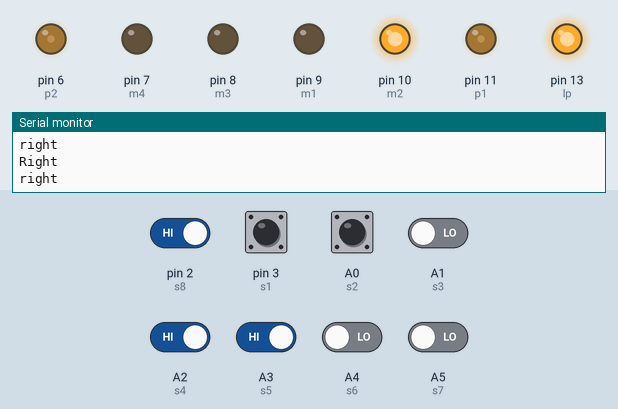
Recording of a sketch running on a simulated Arduino Uno, built with avr-gcc and run on an emulated ATmega328P. Shown: output pins drawn as LEDs (lit = HIGH), the last lines printed to the serial monitor. The test bench sets the inputs (shaded band); at power-on: A0 (s2), A2 (s4), A3 (s5), pin 2 (s8), pin 3 (s1) HIGH, A1 (s3), A4 (s6), A5 (s7) LOW.

Above: at 1.2 s.
1.3 s: A2 (s4) driven LOW
At 2.0 s:
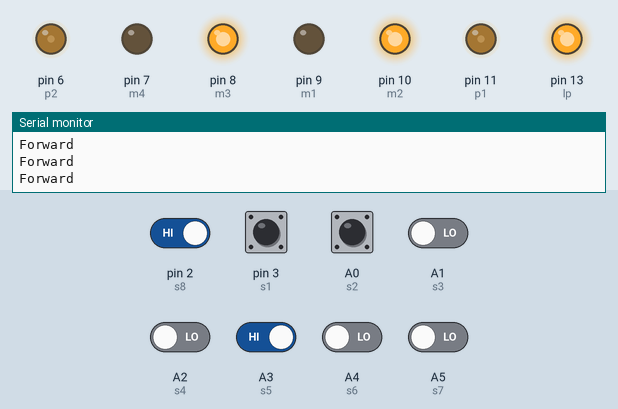
2.8 s: A2 (s4) driven HIGH
At 3.3 s:
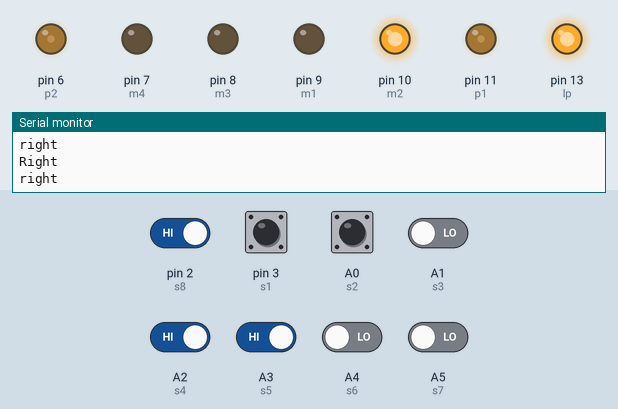
5.8 s: A3 (s5) driven LOW
At 7.0 s:
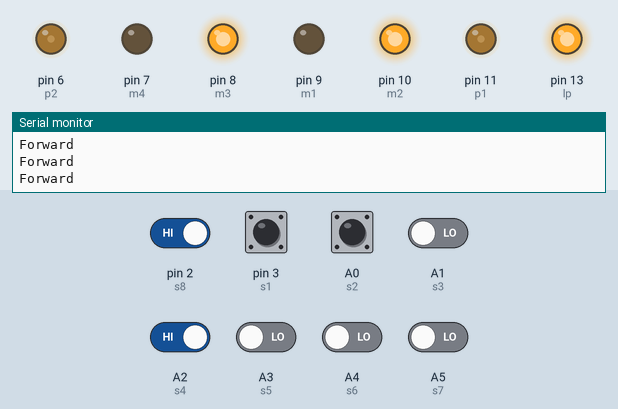
7.3 s: A3 (s5) driven HIGH
At 7.9 s:
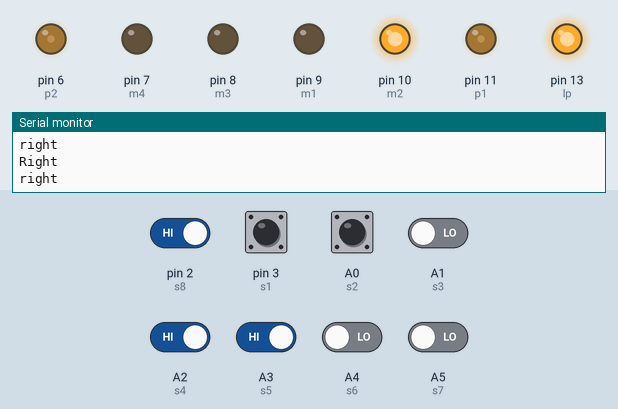
8.8 s: A0 (s2) pulsed LOW 2 times (0.12 s each, 0.3 s apart)
12.4 s: pin 2 (s8) driven LOW and A2 (s4) driven LOW
At 13.1 s:
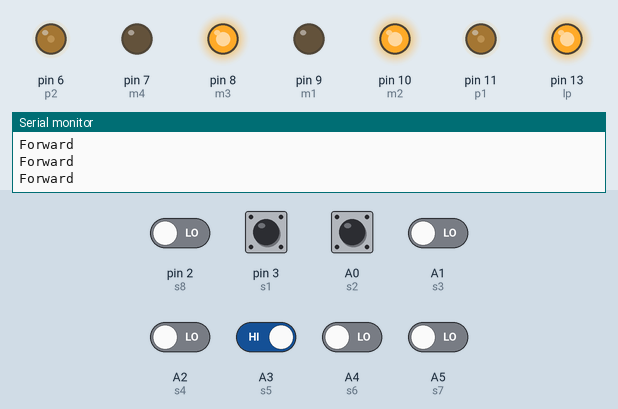
Timing chart, 0 to 15.4 s (numbered marks = the images above; inputs shaded):
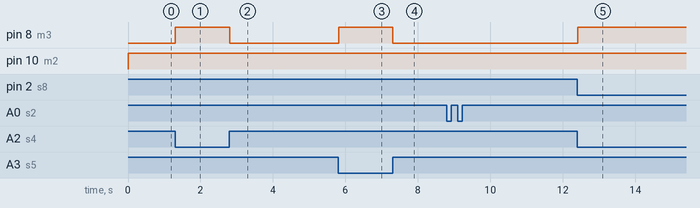

The sketch:

_3_sensor_line_follower.ino
```cpp
int s1=3;
int s2=A0;
int s3=A1;
int s4=A2;
int s5=A3;
int s6=A4;
int s7=A5;
int s8=2;
int lp=13;
int m1=9;
int m2=10;
int p1=11;
int p2=6;
int m4=7;
int m3=8;
int a1=0;
int ls=0;
int sen1;
int sen2;
int sen3;
int sen4;
int sen5;
int sen6;
int sen7;
int sen8;
int counter=0;
void setup() {
Serial.begin(9600);
pinMode(s1,INPUT);
pinMode(s2,INPUT);
pinMode(s3,INPUT);
pinMode(s4,INPUT);
pinMode(s5,INPUT);
pinMode(s6,INPUT);
pinMode(s7,INPUT);
pinMode(s8,INPUT);
pinMode(lp,OUTPUT);
pinMode(m4,OUTPUT);
pinMode(m3,OUTPUT);
pinMode(m2,OUTPUT);
pinMode(m1,OUTPUT);
pinMode(p1,OUTPUT);
pinMode(p2,OUTPUT);
analogWrite(p1,60);
analogWrite(p2,60);
digitalWrite(lp,HIGH);
}

void loop() {

  sensor_check();
  if((sen1==0))
  ls=1;
  else if((sen8==0))
  ls=2;
  sensor_check();

  if(sen4==0||sen5==0)
  {
    pwm_forward();

  }
  else if(sen2==0&&sen7==1)
  {
    left();
    Serial.println("left ");

  }
  else if(sen2==1&&sen7==0)
  {
    right();
    Serial.println("right ");
  }

   else if(sen2==1&&sen4==1&&sen5==1&&sen7==1)
    {

        if(ls==1)
        pwm_left();
        else if(ls==2)
        pwm_right();


    }
}

void sensor_check()
{

  sen1 = digitalRead(s1);
  sen2 = digitalRead(s2);
  sen3 = digitalRead(s3);
  sen4 = digitalRead(s4);
  sen5 = digitalRead(s5);
  sen6 = digitalRead(s6);
  sen7 = digitalRead(s7);
  sen8 = digitalRead(s8);

}
void pwm_forward()
{
  a1=1;
  digitalWrite(m2,HIGH);
  digitalWrite(m1,LOW);
  digitalWrite(m3,HIGH);
  digitalWrite(m4,LOW);
  Serial.println("Forward");
}
void right()
{

  a1=1;
  digitalWrite(m2,HIGH);
  digitalWrite(m1,LOW);
  digitalWrite(m3,LOW);
  digitalWrite(m4,LOW);
  Serial.println("Right");

}

void left()
{

  a1=1;
  digitalWrite(m1,LOW);
  digitalWrite(m2,LOW);
  digitalWrite(m3,HIGH);
  digitalWrite(m4,LOW);
  Serial.println("LEFT");
}
void pwm_backward()
{
  a1=1;

  digitalWrite(m1,HIGH);
  digitalWrite(m2,LOW);
  digitalWrite(m3,LOW);
  digitalWrite(m4,HIGH);
  Serial.println("Backward");
}

void pwm_right()
{

  a1=1;
  digitalWrite(m2,HIGH);
  digitalWrite(m1,LOW);
  digitalWrite(m3,LOW);
  digitalWrite(m4,HIGH);
  Serial.println("Right");

}

void pwm_left()
{

  a1=1;
  digitalWrite(m1,HIGH);
  digitalWrite(m2,LOW);
  digitalWrite(m3,HIGH);
  digitalWrite(m4,LOW);
  Serial.println("LEFT");
}

void halt()
{
  digitalWrite(m1,0);
  digitalWrite(m2,0);
  digitalWrite(m4,0);
  digitalWrite(m3,0);
  Serial.println("STOP");
}
```

Measured:
- after the input at 1.3 s, pin 8 (m3): LOW → HIGH at once
- after the input at 2.8 s, pin 8 (m3): HIGH → LOW at once
- after the input at 5.8 s, pin 8 (m3): LOW → HIGH at once
- after the input at 7.3 s, pin 8 (m3): HIGH → LOW at once
- after the input at 12.4 s, pin 8 (m3): LOW → HIGH at once
